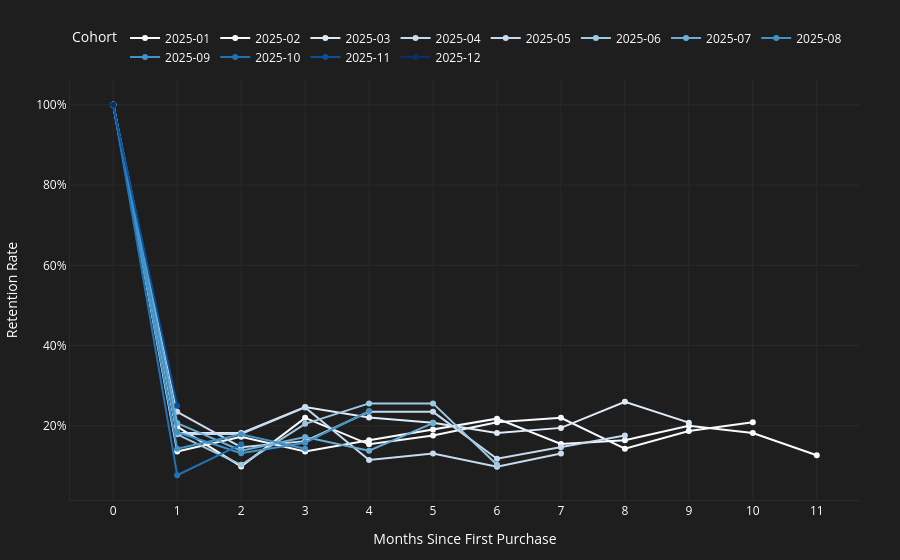

Notebook source saved alongside this figure:
### Code cell
plot_dynamic_cohort_curve(
    cohort_pivot_percent,
)

### Figure 1 — Plotly figure (JSON) as saved in the notebook; plotly's stock layout.template omitted (floating-point values rounded to 4 significant figures)
{"data": [{"hovertemplate": "<b>Cohort:</b> %{fullData.name}<br><b>Month:</b> %{x}<br><b>Retention:</b> %{y:.1f}%<extra></extra>", "line": {"color": "rgb(247,251,255)", "width": 2}, "marker": {"size": 6}, "mode": "lines+markers", "name": "2025-01", "type": "scatter", "x": [0, 1, 2, 3, 4, 5, 6, 7, 8, 9, 10, 11], "y": [100.0, 13.6, 17.3, 13.6, 16.4, 19.1, 21.8, 15.5, 16.4, 20.0, 18.2, 12.7]}, {"hovertemplate": "<b>Cohort:</b> %{fullData.name}<br><b>Month:</b> %{x}<br><b>Retention:</b> %{y:.1f}%<extra></extra>", "line": {"color": "rgb(247,251,255)", "width": 2}, "marker": {"size": 6}, "mode": "lines+markers", "name": "2025-02", "type": "scatter", "x": [0, 1, 2, 3, 4, 5, 6, 7, 8, 9, 10, 11], "y": [100.0, 19.8, 9.9, 22.0, 15.4, 17.6, 20.9, 22.0, 14.3, 18.7, 20.9, NaN]}, {"hovertemplate": "<b>Cohort:</b> %{fullData.name}<br><b>Month:</b> %{x}<br><b>Retention:</b> %{y:.1f}%<extra></extra>", "line": {"color": "rgb(222,235,247)", "width": 2}, "marker": {"size": 6}, "mode": "lines+markers", "name": "2025-03", "type": "scatter", "x": [0, 1, 2, 3, 4, 5, 6, 7, 8, 9, 10, 11], "y": [100.0, 18.2, 18.2, 24.7, 22.1, 20.8, 18.2, 19.5, 26.0, 20.8, NaN, NaN]}, {"hovertemplate": "<b>Cohort:</b> %{fullData.name}<br><b>Month:</b> %{x}<br><b>Retention:</b> %{y:.1f}%<extra></extra>", "line": {"color": "rgb(198,219,239)", "width": 2}, "marker": {"size": 6}, "mode": "lines+markers", "name": "2025-04", "type": "scatter", "x": [0, 1, 2, 3, 4, 5, 6, 7, 8, 9, 10, 11], "y": [100.0, 23.5, 14.7, 16.2, 23.5, 23.5, 11.8, 14.7, 17.6, NaN, NaN, NaN]}, {"hovertemplate": "<b>Cohort:</b> %{fullData.name}<br><b>Month:</b> %{x}<br><b>Retention:</b> %{y:.1f}%<extra></extra>", "line": {"color": "rgb(198,219,239)", "width": 2}, "marker": {"size": 6}, "mode": "lines+markers", "name": "2025-05", "type": "scatter", "x": [0, 1, 2, 3, 4, 5, 6, 7, 8, 9, 10, 11], "y": [100.0, 18.0, 18.0, 24.6, 11.5, 13.1, 9.8, 13.1, NaN, NaN, NaN, NaN]}, {"hovertemplate": "<b>Cohort:</b> %{fullData.name}<br><b>Month:</b> %{x}<br><b>Retention:</b> %{y:.1f}%<extra></extra>", "line": {"color": "rgb(158,202,225)", "width": 2}, "marker": {"size": 6}, "mode": "lines+markers", "name": "2025-06", "type": "scatter", "x": [0, 1, 2, 3, 4, 5, 6, 7, 8, 9, 10, 11], "y": [100.0, 17.9, 10.3, 20.5, 25.6, 25.6, 10.3, NaN, NaN, NaN, NaN, NaN]}, {"hovertemplate": "<b>Cohort:</b> %{fullData.name}<br><b>Month:</b> %{x}<br><b>Retention:</b> %{y:.1f}%<extra></extra>", "line": {"color": "rgb(107,174,214)", "width": 2}, "marker": {"size": 6}, "mode": "lines+markers", "name": "2025-07", "type": "scatter", "x": [0, 1, 2, 3, 4, 5, 6, 7, 8, 9, 10, 11], "y": [100.0, 20.7, 13.8, 17.2, 13.8, 20.7, NaN, NaN, NaN, NaN, NaN, NaN]}, {"hovertemplate": "<b>Cohort:</b> %{fullData.name}<br><b>Month:</b> %{x}<br><b>Retention:</b> %{y:.1f}%<extra></extra>", "line": {"color": "rgb(66,146,198)", "width": 2}, "marker": {"size": 6}, "mode": "lines+markers", "name": "2025-08", "type": "scatter", "x": [0, 1, 2, 3, 4, 5, 6, 7, 8, 9, 10, 11], "y": [100.0, 18.4, 13.2, 15.8, 23.7, NaN, NaN, NaN, NaN, NaN, NaN, NaN]}, {"hovertemplate": "<b>Cohort:</b> %{fullData.name}<br><b>Month:</b> %{x}<br><b>Retention:</b> %{y:.1f}%<extra></extra>", "line": {"color": "rgb(66,146,198)", "width": 2}, "marker": {"size": 6}, "mode": "lines+markers", "name": "2025-09", "type": "scatter", "x": [0, 1, 2, 3, 4, 5, 6, 7, 8, 9, 10, 11], "y": [100.0, 14.3, 17.9, 14.3, NaN, NaN, NaN, NaN, NaN, NaN, NaN, NaN]}, {"hovertemplate": "<b>Cohort:</b> %{fullData.name}<br><b>Month:</b> %{x}<br><b>Retention:</b> %{y:.1f}%<extra></extra>", "line": {"color": "rgb(33,113,181)", "width": 2}, "marker": {"size": 6}, "mode": "lines+markers", "name": "2025-10", "type": "scatter", "x": [0, 1, 2, 3, 4, 5, 6, 7, 8, 9, 10, 11], "y": [100.0, 7.7, 15.4, NaN, NaN, NaN, NaN, NaN, NaN, NaN, NaN, NaN]}, {"hovertemplate": "<b>Cohort:</b> %{fullData.name}<br><b>Month:</b> %{x}<br><b>Retention:</b> %{y:.1f}%<extra></extra>", "line": {"color": "rgb(8,81,156)", "width": 2}, "marker": {"size": 6}, "mode": "lines+markers", "name": "2025-11", "type": "scatter", "x": [0, 1, 2, 3, 4, 5, 6, 7, 8, 9, 10, 11], "y": [100.0, 25.0, NaN, NaN, NaN, NaN, NaN, NaN, NaN, NaN, NaN, NaN]}, {"hovertemplate": "<b>Cohort:</b> %{fullData.name}<br><b>Month:</b> %{x}<br><b>Retention:</b> %{y:.1f}%<extra></extra>", "line": {"color": "rgb(8,48,107)", "width": 2}, "marker": {"size": 6}, "mode": "lines+markers", "name": "2025-12", "type": "scatter", "x": [0, 1, 2, 3, 4, 5, 6, 7, 8, 9, 10, 11], "y": [100.0, NaN, NaN, NaN, NaN, NaN, NaN, NaN, NaN, NaN, NaN, NaN]}], "layout": {"autosize": true, "dragmode": "pan", "font": {"color": "#ffffff", "size": 12}, "hoverlabel": {"bgcolor": "#2a2a2a", "bordercolor": "#444444", "font": {"color": "white"}}, "hovermode": "closest", "legend": {"bgcolor": "rgba(0,0,0,0)", "font": {"color": "#ffffff"}, "orientation": "h", "title": {"font": {"color": "#ffffff"}, "text": "Cohort"}, "x": 0, "xanchor": "left", "y": 1.02, "yanchor": "bottom"}, "margin": {"b": 60, "l": 70, "r": 40, "t": 80}, "paper_bgcolor": "#1e1e1e", "plot_bgcolor": "#1e1e1e", "title": {"font": {"color": "#ffffff", "size": 18}, "text": ""}, "xaxis": {"color": "#ffffff", "dtick": 1, "fixedrange": false, "gridcolor": "#2a2a2a", "linecolor": "#2a2a2a", "title": {"font": {"color": "#ffffff"}, "text": "Months Since First Purchase"}, "zeroline": false}, "yaxis": {"color": "#ffffff", "fixedrange": false, "gridcolor": "#2a2a2a", "linecolor": "#2a2a2a", "ticksuffix": "%", "title": {"font": {"color": "#ffffff"}, "text": "Retention Rate"}, "zeroline": false}}}
